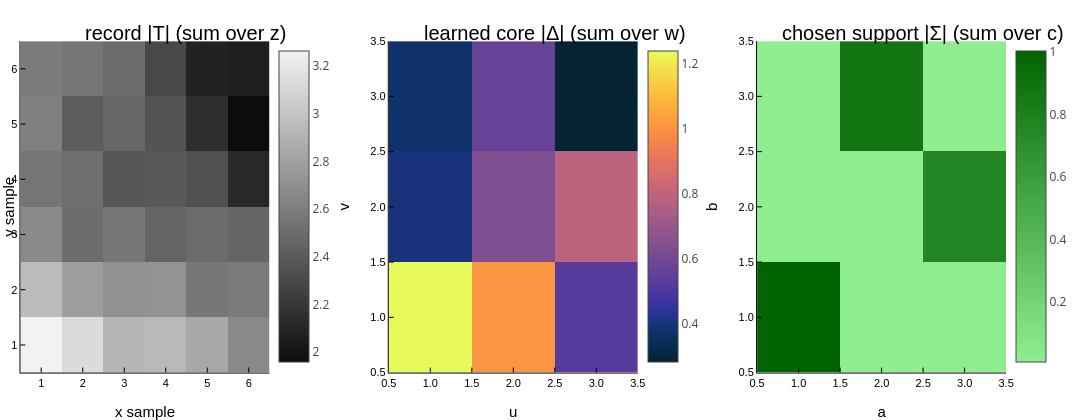

Notebook code cell kept with this figure:
### Code cell
# Robust fallback visualization (avoids plot_tensor InexactError)
Arec = abs.(Γ_synth) ./ maximum(abs, Γ_synth)
Acore = abs.(Δtoy) ./ maximum(abs, Δtoy)
Astr = abs.(Σtoy) ./ maximum(abs, Σtoy)

p1 = heatmap(sum(Arec, dims = 3)[:, :, 1];
    xlabel = "x sample", ylabel = "y sample", title = "record |T| (sum over z)", color = :grays)
p2 = heatmap(sum(Acore, dims = 3)[:, :, 1];
    xlabel = "u", ylabel = "v", title = "learned core |Δ| (sum over w)", color = :thermal)
p3 = heatmap(sum(Astr, dims = 3)[:, :, 1];
    xlabel = "a", ylabel = "b", title = "chosen support |Σ| (sum over c)", color = :greens)
plot(p1, p2, p3; layout = (1, 3), size = (1500, 420))

### Figure 1 — Plotly figure (JSON) as saved in the notebook; plotly's stock layout.template omitted (floating-point values rounded to 4 significant figures; data arrays with more than 128 entries replaced by an {"elided": "..."} marker saying what was removed)
{"data": [{"colorbar": {"len": 0.8721, "title": "", "x": 0.2468, "y": 0.5083}, "colorscale": [[0, "rgba(13, 13, 13, 1.000)"], [1, "rgba(242, 242, 242, 1.000)"]], "name": "y1", "showlegend": false, "showscale": true, "type": "heatmap", "x": [0.5, 1.5, 2.5, 3.5, 4.5, 5.5, 6.5], "xaxis": "x1", "y": [0.5, 1.5, 2.5, 3.5, 4.5, 5.5, 6.5], "yaxis": "y1", "z": [[3.262, 3.128, 2.912, 2.936, 2.842, 2.665], [2.957, 2.785, 2.709, 2.72, 2.562, 2.576], [2.672, 2.496, 2.56, 2.451, 2.494, 2.456], [2.549, 2.509, 2.367, 2.391, 2.339, 2.109], [2.61, 2.41, 2.464, 2.358, 2.142, 1.957], [2.592, 2.553, 2.5, 2.294, 2.077, 2.059]], "zmax": 3.262, "zmin": 1.957}, {"colorbar": {"len": 0.8721, "title": "", "x": 0.5841, "y": 0.5083}, "colorscale": {"elided": "256x2 mixed values"}, "name": "y1", "showlegend": false, "showscale": true, "type": "heatmap", "x": [0.5, 1.5, 2.5, 3.5], "xaxis": "x2", "y": [0.5, 1.5, 2.5, 3.5], "yaxis": "y2", "z": [[1.239, 1.007, 0.5219], [0.3993, 0.6314, 0.7875], [0.3754, 0.5629, 0.2808]], "zmax": 1.239, "zmin": 0.2808}, {"colorbar": {"len": 0.8721, "title": "", "x": 0.9214, "y": 0.5083}, "colorscale": [[0, "rgba(144, 238, 144, 1.000)"], [1, "rgba(0, 100, 0, 1.000)"]], "name": "y1", "showlegend": false, "showscale": true, "type": "heatmap", "x": [0.5, 1.5, 2.5, 3.5], "xaxis": "x3", "y": [0.5, 1.5, 2.5, 3.5], "yaxis": "y3", "z": [[1.002, 0.007602, 0.01259], [0.005874, 0.0115, 0.7624], [0.006202, 0.8807, 0.01217]], "zmax": 1.002, "zmin": 0.005874}], "layout": {"annotations": [{"font": {"color": "rgba(0, 0, 0, 1.000)", "family": "sans-serif", "size": 20}, "rotation": 0, "showarrow": false, "text": "record |T| (sum over z)", "x": 0.1708, "xanchor": "center", "xref": "paper", "y": 1, "yanchor": "top", "yref": "paper"}, {"font": {"color": "rgba(0, 0, 0, 1.000)", "family": "sans-serif", "size": 20}, "rotation": 0, "showarrow": false, "text": "learned core |Δ| (sum over w)", "x": 0.5081, "xanchor": "center", "xref": "paper", "y": 1, "yanchor": "top", "yref": "paper"}, {"font": {"color": "rgba(0, 0, 0, 1.000)", "family": "sans-serif", "size": 20}, "rotation": 0, "showarrow": false, "text": "chosen support |Σ| (sum over c)", "x": 0.8453, "xanchor": "center", "xref": "paper", "y": 1, "yanchor": "top", "yref": "paper"}], "height": 420, "legend": {"bgcolor": "rgba(255, 255, 255, 1.000)", "bordercolor": "rgba(0, 0, 0, 1.000)", "borderwidth": 1, "font": {"color": "rgba(0, 0, 0, 1.000)", "family": "sans-serif", "size": 11}, "title": {"font": {"color": "rgba(0, 0, 0, 1.000)", "family": "sans-serif", "size": 15}, "text": ""}, "tracegroupgap": 0, "traceorder": "normal", "x": 1, "xanchor": "auto", "y": 1, "yanchor": "auto"}, "margin": {"b": 20, "l": 0, "r": 0, "t": 20}, "paper_bgcolor": "rgba(255, 255, 255, 1.000)", "plot_bgcolor": "rgba(255, 255, 255, 1.000)", "showlegend": true, "width": 1500, "xaxis1": {"anchor": "y1", "domain": [0.01874, 0.2468], "gridcolor": "rgba(0, 0, 0, 0.100)", "gridwidth": 0.5, "linecolor": "rgba(0, 0, 0, 1.000)", "mirror": false, "range": [0.5, 6.5], "showgrid": true, "showline": true, "showticklabels": true, "tickangle": 0, "tickcolor": "rgb(0, 0, 0)", "tickfont": {"color": "rgba(0, 0, 0, 1.000)", "family": "sans-serif", "size": 11}, "tickmode": "array", "ticks": "inside", "ticktext": ["1", "2", "3", "4", "5", "6"], "tickvals": [1, 2, 3, 4, 5, 6], "title": "x sample", "titlefont": {"color": "rgba(0, 0, 0, 1.000)", "family": "sans-serif", "size": 15}, "type": "-", "visible": true, "zeroline": false, "zerolinecolor": "rgba(0, 0, 0, 1.000)"}, "xaxis2": {"anchor": "y2", "domain": [0.356, 0.5841], "gridcolor": "rgba(0, 0, 0, 0.100)", "gridwidth": 0.5, "linecolor": "rgba(0, 0, 0, 1.000)", "mirror": false, "range": [0.5, 3.5], "showgrid": true, "showline": true, "showticklabels": true, "tickangle": 0, "tickcolor": "rgb(0, 0, 0)", "tickfont": {"color": "rgba(0, 0, 0, 1.000)", "family": "sans-serif", "size": 11}, "tickmode": "array", "ticks": "inside", "ticktext": ["0.5", "1.0", "1.5", "2.0", "2.5", "3.0", "3.5"], "tickvals": [0.5, 1, 1.5, 2, 2.5, 3, 3.5], "title": "u", "titlefont": {"color": "rgba(0, 0, 0, 1.000)", "family": "sans-serif", "size": 15}, "type": "-", "visible": true, "zeroline": false, "zerolinecolor": "rgba(0, 0, 0, 1.000)"}, "xaxis3": {"anchor": "y3", "domain": [0.6933, 0.9214], "gridcolor": "rgba(0, 0, 0, 0.100)", "gridwidth": 0.5, "linecolor": "rgba(0, 0, 0, 1.000)", "mirror": false, "range": [0.5, 3.5], "showgrid": true, "showline": true, "showticklabels": true, "tickangle": 0, "tickcolor": "rgb(0, 0, 0)", "tickfont": {"color": "rgba(0, 0, 0, 1.000)", "family": "sans-serif", "size": 11}, "tickmode": "array", "ticks": "inside", "ticktext": ["0.5", "1.0", "1.5", "2.0", "2.5", "3.0", "3.5"], "tickvals": [0.5, 1, 1.5, 2, 2.5, 3, 3.5], "title": "a", "titlefont": {"color": "rgba(0, 0, 0, 1.000)", "family": "sans-serif", "size": 15}, "type": "-", "visible": true, "zeroline": false, "zerolinecolor": "rgba(0, 0, 0, 1.000)"}, "yaxis1": {"anchor": "x1", "domain": [0.0722, 0.9443], "gridcolor": "rgba(0, 0, 0, 0.100)", "gridwidth": 0.5, "linecolor": "rgba(0, 0, 0, 1.000)", "mirror": false, "range": [0.5, 6.5], "showgrid": true, "showline": true, "showticklabels": true, "tickangle": 0, "tickcolor": "rgb(0, 0, 0)", "tickfont": {"color": "rgba(0, 0, 0, 1.000)", "family": "sans-serif", "size": 11}, "tickmode": "array", "ticks": "inside", "ticktext": ["1", "2", "3", "4", "5", "6"], "tickvals": [1, 2, 3, 4, 5, 6], "title": "y sample", "titlefont": {"color": "rgba(0, 0, 0, 1.000)", "family": "sans-serif", "size": 15}, "type": "-", "visible": true, "zeroline": false, "zerolinecolor": "rgba(0, 0, 0, 1.000)"}, "yaxis2": {"anchor": "x2", "domain": [0.0722, 0.9443], "gridcolor": "rgba(0, 0, 0, 0.100)", "gridwidth": 0.5, "linecolor": "rgba(0, 0, 0, 1.000)", "mirror": false, "range": [0.5, 3.5], "showgrid": true, "showline": true, "showticklabels": true, "tickangle": 0, "tickcolor": "rgb(0, 0, 0)", "tickfont": {"color": "rgba(0, 0, 0, 1.000)", "family": "sans-serif", "size": 11}, "tickmode": "array", "ticks": "inside", "ticktext": ["0.5", "1.0", "1.5", "2.0", "2.5", "3.0", "3.5"], "tickvals": [0.5, 1, 1.5, 2, 2.5, 3, 3.5], "title": "v", "titlefont": {"color": "rgba(0, 0, 0, 1.000)", "family": "sans-serif", "size": 15}, "type": "-", "visible": true, "zeroline": false, "zerolinecolor": "rgba(0, 0, 0, 1.000)"}, "yaxis3": {"anchor": "x3", "domain": [0.0722, 0.9443], "gridcolor": "rgba(0, 0, 0, 0.100)", "gridwidth": 0.5, "linecolor": "rgba(0, 0, 0, 1.000)", "mirror": false, "range": [0.5, 3.5], "showgrid": true, "showline": true, "showticklabels": true, "tickangle": 0, "tickcolor": "rgb(0, 0, 0)", "tickfont": {"color": "rgba(0, 0, 0, 1.000)", "family": "sans-serif", "size": 11}, "tickmode": "array", "ticks": "inside", "ticktext": ["0.5", "1.0", "1.5", "2.0", "2.5", "3.0", "3.5"], "tickvals": [0.5, 1, 1.5, 2, 2.5, 3, 3.5], "title": "b", "titlefont": {"color": "rgba(0, 0, 0, 1.000)", "family": "sans-serif", "size": 15}, "type": "-", "visible": true, "zeroline": false, "zerolinecolor": "rgba(0, 0, 0, 1.000)"}}}
